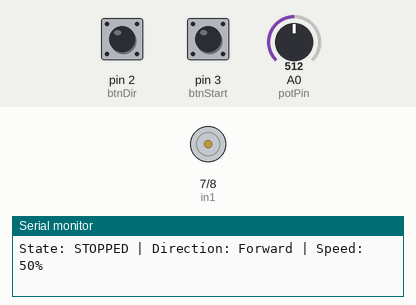
Recording of a sketch running on a simulated Arduino Uno, built with avr-gcc and run on an emulated ATmega328P. On the bench: motor-driver pin pairs drawn as motors (green arrow = first pin HIGH = forward, orange = second pin HIGH = backward, longer = more drive, scaled by the enable pin), the last lines printed to the serial monitor. Inputs (shaded band) come from the test bench; at power-on: pin 3 (btnStart) HIGH, pin 2 (btnDir) HIGH, A0 (potPin) = 512.

Above: at 1.2 s.
1.3 s: pin 3 (btnStart) pulled LOW for 0.15 s
At 2.7 s:
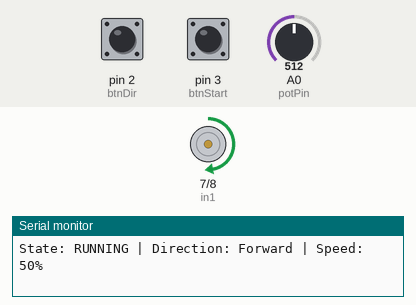
3.0 s: pin 2 (btnDir) pulled LOW for 0.15 s
At 4.4 s:
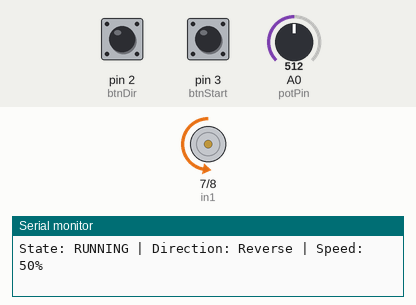
4.7 s: A0 (potPin) set to 716
At 5.8 s:
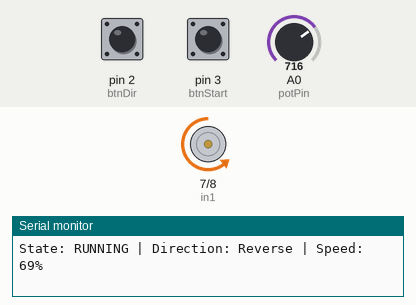
6.2 s: A0 (potPin) set to 900
At 7.2 s:
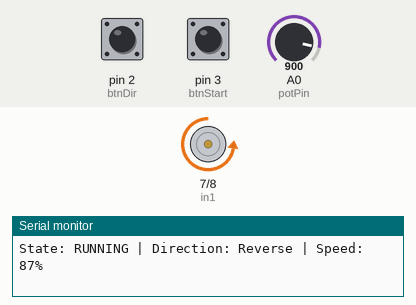
7.7 s: pin 2 (btnDir) pulled LOW for 1 s
At 9.2 s:
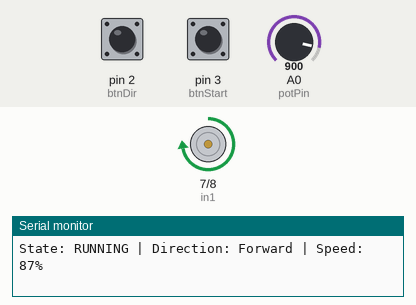
10.2 s: A0 (potPin) set to 122
At 10.6 s:
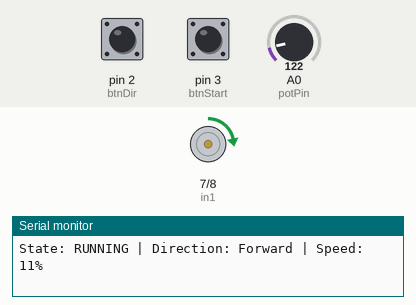
Timing chart, 0 to 12.7 s (numbered marks = the images above; inputs shaded):
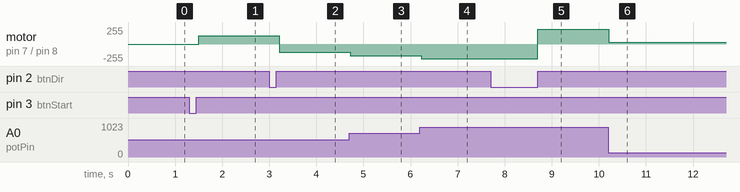

The sketch:

motor_control.ino
```cpp
int enA = 5;
int in1 = 7;
int in2 = 8;
int potPin = A0;
int btnDir = 2;
int btnStart = 3;

bool isRunning = false;
bool isForward = true;
int lastSpeedPercent = -1;
bool lastState = false;
bool lastDir = true;

void setup() {
  pinMode(enA, OUTPUT);
  pinMode(in1, OUTPUT);
  pinMode(in2, OUTPUT);
  pinMode(btnDir, INPUT_PULLUP);
  pinMode(btnStart, INPUT_PULLUP);

  Serial.begin(9600);
}

void loop() {
  int potReading = analogRead(potPin);
  int pwmValue = map(potReading, 0, 1023, 0, 255);
  int speedPercent = map(potReading, 0, 1023, 0, 100);

  if (digitalRead(btnStart) == LOW) {
    delay(200);
    isRunning = !isRunning;
    while(digitalRead(btnStart) == LOW);
  }

  if (digitalRead(btnDir) == LOW) {
    delay(200);
    isForward = !isForward;
    while(digitalRead(btnDir) == LOW);
  }

  if (isRunning) {
    if (isForward) {
      digitalWrite(in1, HIGH);
      digitalWrite(in2, LOW);
    } else {
      digitalWrite(in1, LOW);
      digitalWrite(in2, HIGH);
    }
    analogWrite(enA, pwmValue);
  } else {
    digitalWrite(in1, LOW);
    digitalWrite(in2, LOW);
    analogWrite(enA, 0);
  }

  if (speedPercent != lastSpeedPercent || isRunning != lastState || isForward != lastDir) {
    Serial.print("State: ");
    Serial.print(isRunning ? "RUNNING" : "STOPPED");
    Serial.print(" | Direction: ");
    Serial.print(isForward ? "Forward" : "Reverse");
    Serial.print(" | Speed: ");
    Serial.print(speedPercent);
    Serial.println("%");

    lastSpeedPercent = speedPercent;
    lastState = isRunning;
    lastDir = isForward;
  }

  delay(50);
}
```

Measured:
- after the input at 1.3 s, motor on pin 7 (in1) / pin 8 (in2): stopped → forward 127/255 after 0.21 s
- after the input at 3.0 s, motor on pin 7 (in1) / pin 8 (in2): forward 127/255 → backward 127/255 after 0.22 s
- after the input at 4.7 s, motor on pin 7 (in1) / pin 8 (in2): backward 127/255 → backward 178/255 at once
- after the input at 6.2 s, motor on pin 7 (in1) / pin 8 (in2): backward 178/255 → backward 224/255 at once
- after the input at 7.7 s, motor on pin 7 (in1) / pin 8 (in2): backward 224/255 → forward 224/255 after 1.0 s
- after the input at 10.2 s, motor on pin 7 (in1) / pin 8 (in2): forward 224/255 → forward 30/255 at once
